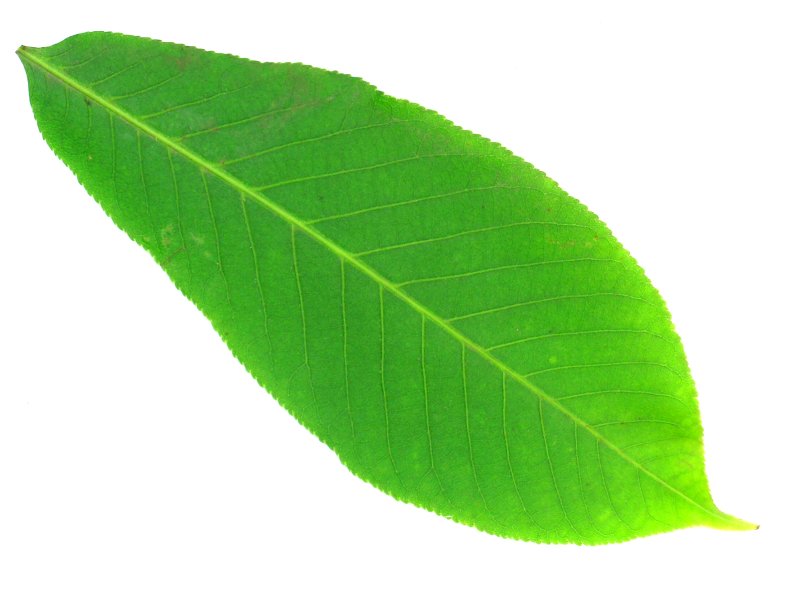
%> input picture MATLAB_citra/latihanmatlab/a_1.jpg, 1600 x 1200 px (shown at 1/2 size)
$ octave ekstraksi.m   (GNU Octave 9; MATLAB toolbox functions it lacks are replaced by stand-ins)
%> lines starting %> are read from the running program, lines starting %| are printed output that depends on the picture
%EKSTRAKSI
%{
NIM
NAMA
%}

%% komen
clc;
clear;

%% ekstraksi feature (average color)
daun=imread('a_1.jpg'); %load gambar daun
%> daun is the input picture: size 1200x1600x3 uint8; mean R, G, B 179.2, 221.2, 161.4

%% prepocessing
daun = imresize (daun, 0.1);
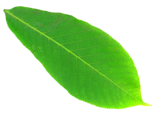
%> daun: size 120x160x3 uint8; mean R, G, B 179.2, 221.2, 161.4
daun = double(daun);
%> daun: size 120x160x3 double

%% ekstaksi warna
R = daun(:,:,1); % ':' artinya bisa 'semua', index red = 1 ; ambil layer merah
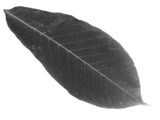
%> R: size 120x160 double; min 45, max 255, mean 179.2
G = daun(:,:,2); % ':' artinya bisa 'sampai', index green = 2; ambil layer hijau
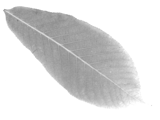
%> G: size 120x160 double; min 129, max 255, mean 221.2
B = daun (:,:,3); % ':' artinya bisa 'step', index blue = 3; ambil layer biru
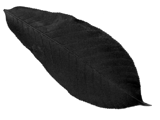
%> B: size 120x160 double; min 0, max 255, mean 161.4

totalR = 0; %total intensitas warna R
totalG = 0; %total intensitas warna G
totalB = 0; %total intensitas warna B

for x = 1:1:size(daun,1) %size(gambar,1) -> mengambil banyak baris
    for y=1;size(daun,2) %size(gambar,2) -> mengambil banyak kolom
        totalR = totalR + R(x,y); %totalR bertambah nilai pixel layer R baris x kolom y
        totalG = totalG + G(x,y); %totalG bertambah nilai pixel layer G baris x kolom y
        totalB = totalB + B(x,y); %totalB bertambah nilai pixel layer B baris x kolom y
    end
end
%> after the loop, totalB = 30600; totalG = 30600; totalR = 30600
ratarataR = totalR / (size(daun,1) * size(daun,2));
%> ratarataR = 1.59
ratarataG = totalG / (size(daun,1) * size(daun,2));
%> ratarataG = 1.59
ratarataB = totalB / (size(daun,1) * size(daun,2));
%> ratarataB = 1.59

%subplot (1,2,1), imhist(uint8 (ratarataR));
%subplot (1,2,2), imshow(uint8 (ratarataG));
%subplot (1,2,3), imshow(uint8 (ratarataB));

$ run again, with MATLAB_citra/latihanmatlab/a_2.jpg copied over MATLAB_citra/latihanmatlab/a_1.jpg
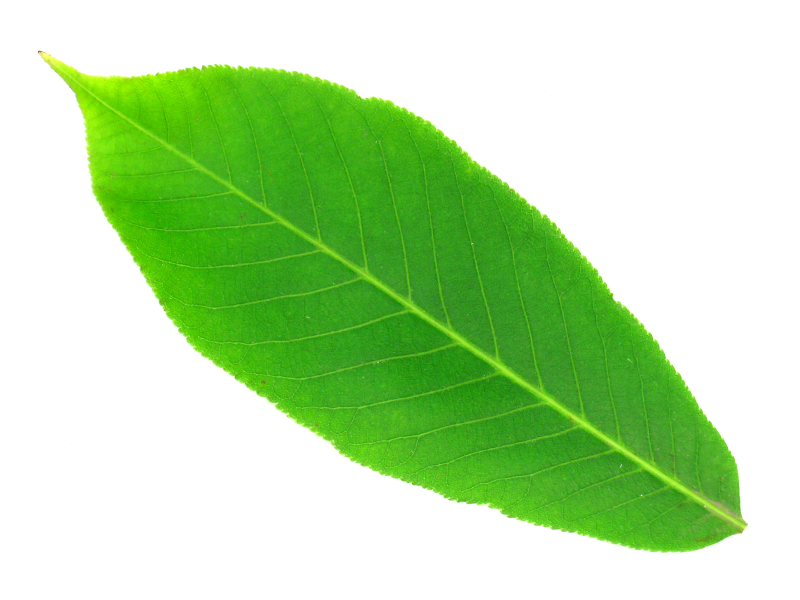
%> input picture MATLAB_citra/latihanmatlab/a_2.jpg, 1600 x 1200 px (shown at 1/2 size)
%> daun is the input picture: size 1200x1600x3 uint8; mean R, G, B 184.6, 223.9, 167.3
%> `G = daun(:,:,2); % ':' artinya bisa 'sampai', index green = 2; ambil l..`:
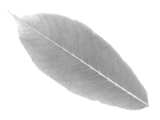
%> G: size 120x160 double; min 138, max 255, mean 223.9
%> `B = daun (:,:,3); % ':' artinya bisa 'step', index blue = 3; ambil lay..`:
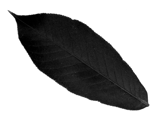
%> B: size 120x160 double; min 0, max 255, mean 167.2
%> after the loop `for x = 1:1:size(daun,1)`: totalB = 30600
%> ratarataR = 1.59

$ run again, with MATLAB_citra/latihanmatlab/a_3.jpg copied over MATLAB_citra/latihanmatlab/a_1.jpg
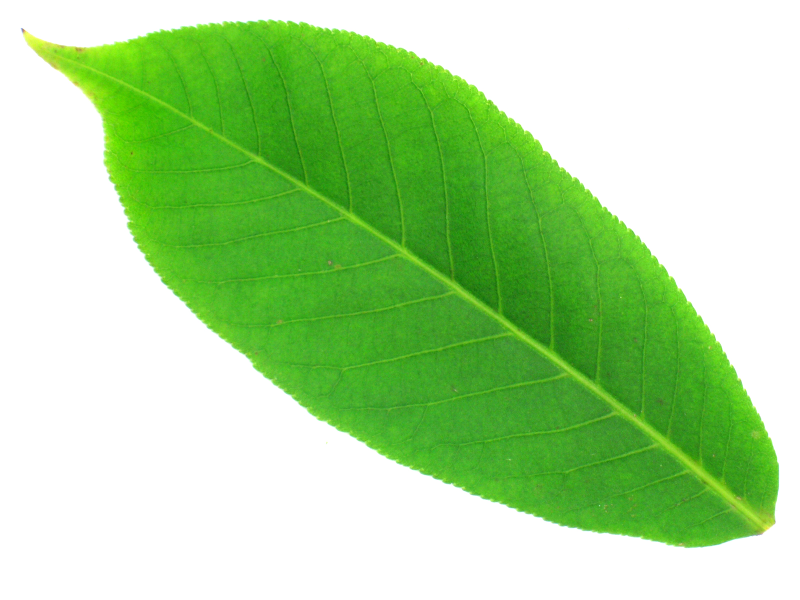
%> input picture MATLAB_citra/latihanmatlab/a_3.jpg, 1600 x 1200 px (shown at 1/2 size)
%> daun is the input picture: size 1200x1600x3 uint8; mean R, G, B 173.6, 218.5, 155.1
%> `G = daun(:,:,2); % ':' artinya bisa 'sampai', index green = 2; ambil l..`:
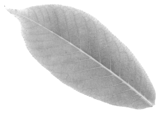
%> G: size 120x160 double; min 117, max 255, mean 218.5
%> `B = daun (:,:,3); % ':' artinya bisa 'step', index blue = 3; ambil lay..`:
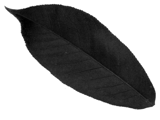
%> B: size 120x160 double; min 0, max 255, mean 155
%> after the loop `for x = 1:1:size(daun,1)`: totalB = 30600
%> ratarataR = 1.59

$ run again, with MATLAB_citra/latihanmatlab/a_4.jpg copied over MATLAB_citra/latihanmatlab/a_1.jpg
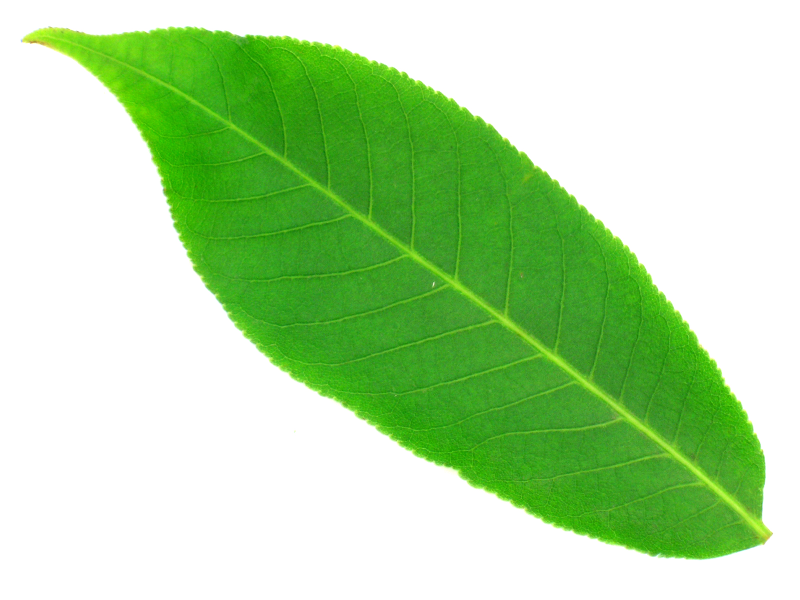
%> input picture MATLAB_citra/latihanmatlab/a_4.jpg, 1600 x 1200 px (shown at 1/2 size)
%> daun is the input picture: size 1200x1600x3 uint8; mean R, G, B 180.1, 220.3, 164.9
%> `G = daun(:,:,2); % ':' artinya bisa 'sampai', index green = 2; ambil l..`:
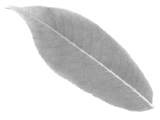
%> G: size 120x160 double; min 139, max 255, mean 220.3
%> `B = daun (:,:,3); % ':' artinya bisa 'step', index blue = 3; ambil lay..`:
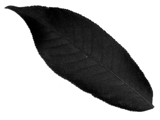
%> B: size 120x160 double; min 0, max 255, mean 164.8
%> after the loop `for x = 1:1:size(daun,1)`: totalB = 30600
%> ratarataR = 1.59
